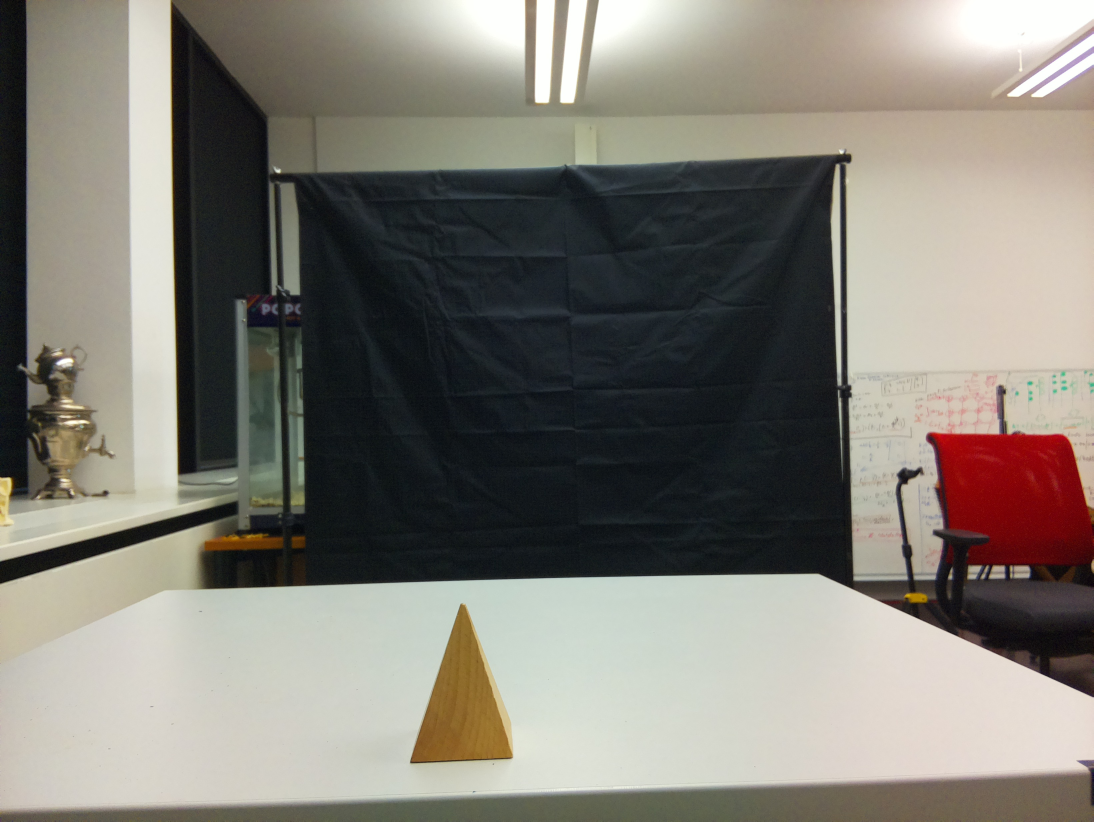
#> input picture test_photos/click_photos/1.jpg, 3280 x 2464 px, found by its file name (shown at 1/3 size); its folder holds 4 pictures in this run
$ python label_ground_truth.py
#> lines starting #> are read from the running program, lines starting #| are printed output that depends on the picture
import os
import csv
import cv2

TEST_PHOTOS_DIR = "test_photos/click_photos"
OUTPUT_CSV = "test_photos/ground_truth.csv"

# Sort numerically (1, 2, 3 ... 40) instead of alphabetically (1, 10, 11 ...)
files = sorted(
    [f for f in os.listdir(TEST_PHOTOS_DIR) if f.lower().endswith(".jpg")],
    key=lambda name: int(os.path.splitext(name)[0])
)

results = []

for filename in files:
    img_path = os.path.join(TEST_PHOTOS_DIR, filename)
    img = cv2.imread(img_path)
#> img is the input picture: shape (2464, 3280, 3); mean B, G, R 117.4, 125.6, 129.4

    if img is None:
        print(f"Could not read {filename}, skipping")
        continue

    display = cv2.resize(img, (960, 720))
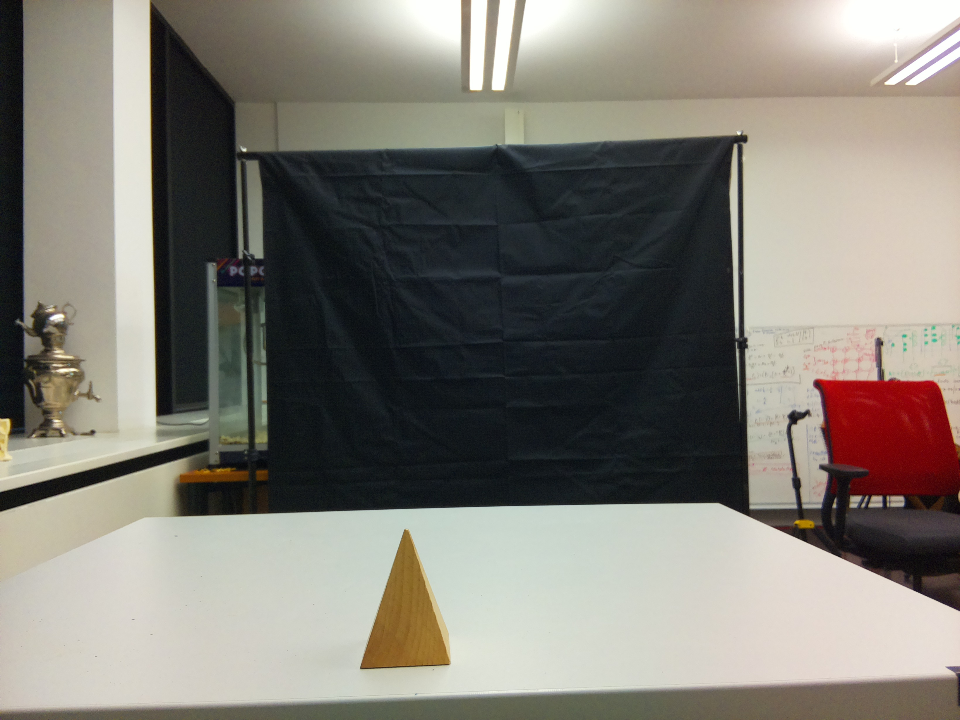
#> display: shape (720, 960, 3); mean B, G, R 117.3, 125.5, 129.3
    cv2.imshow(f"{filename} - press any key here, then answer in terminal", display)
    cv2.waitKey(1)

    print(f"\nPhoto: {filename}")
    count = input("  How many objects are in this photo? ")
#> the answer given: ../test_photos/click_photos/1.jpg
    condition = input("  Condition tag (clean/close/shadow/angle/occluded/other): ")

    results.append({"filename": filename, "true_count": count, "condition": condition})
    cv2.destroyAllWindows()
#> pass 2 of the loop `for filename in files:`:
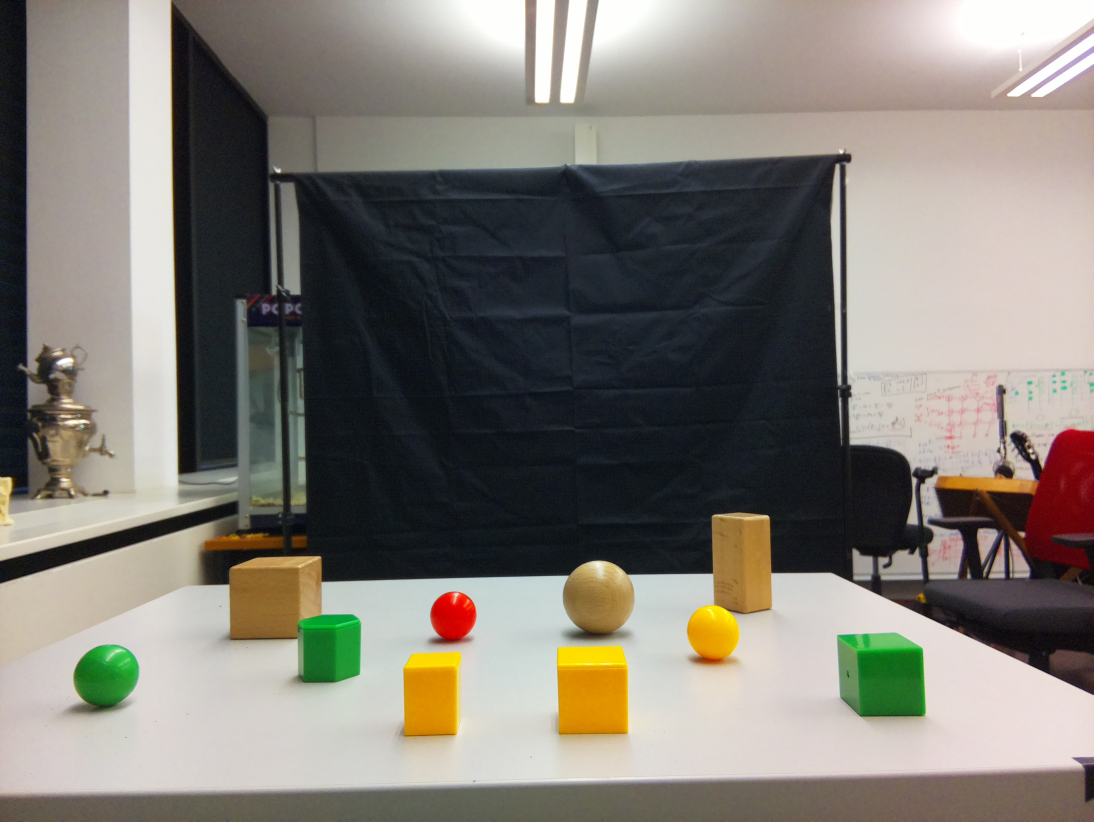
#> input picture test_photos/click_photos/10.jpg, 3280 x 2464 px, found by its file name (shown at 1/3 size)
#> img is the input picture: shape (2464, 3280, 3); mean B, G, R 116, 123.8, 128.2
#> `display = cv2.resize(img, (960, 720))`:
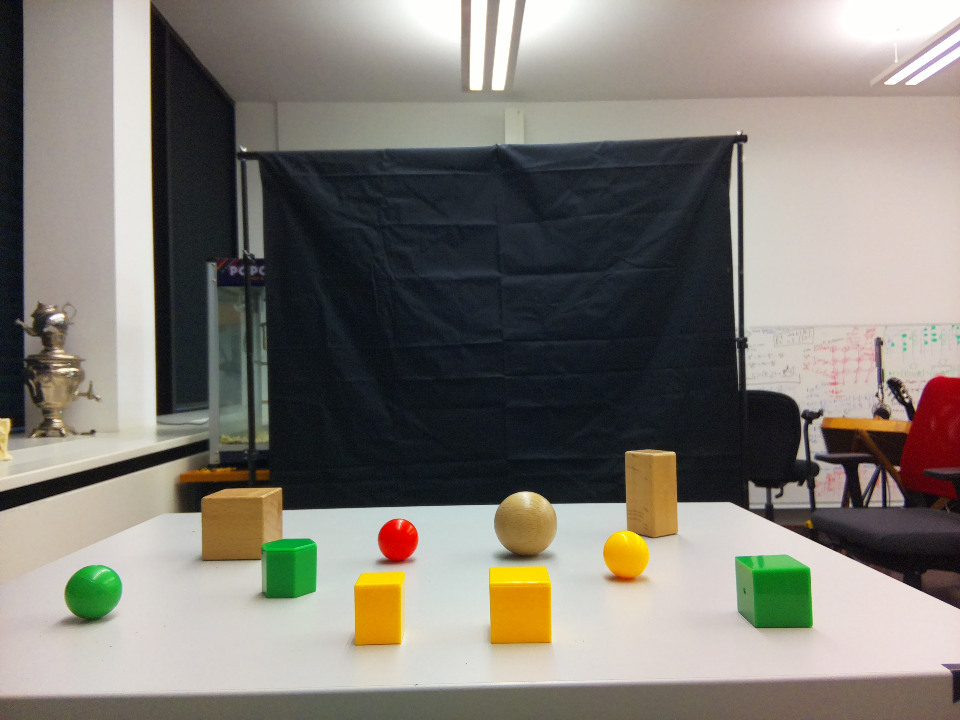
#> display: shape (720, 960, 3); mean B, G, R 115.9, 123.6, 128.1
#> the answer given: ../test_photos/click_photos/10.jpg
#> pass 3 of the loop `for filename in files:`:
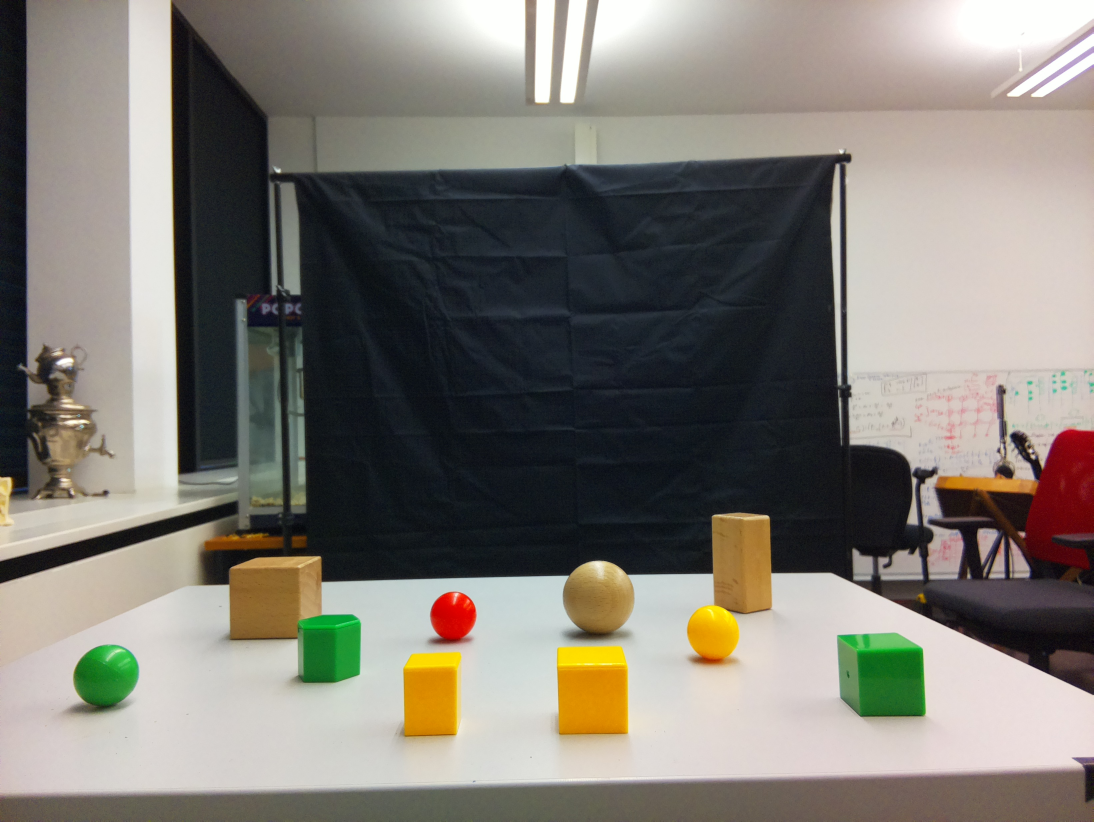
#> input picture test_photos/click_photos/11.jpg, 3280 x 2464 px, found by its file name (shown at 1/3 size)
#> img is the input picture: shape (2464, 3280, 3); mean B, G, R 115.9, 123.5, 127.7
#> `display = cv2.resize(img, (960, 720))`:
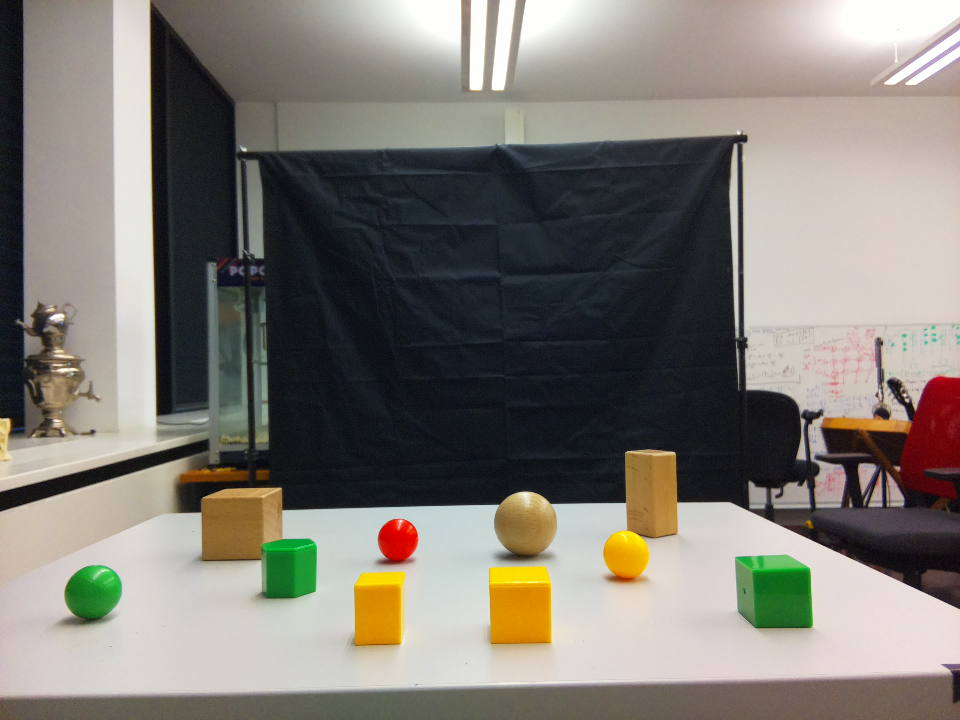
#> display: shape (720, 960, 3); mean B, G, R 115.8, 123.4, 127.6
#> the answer given: ../test_photos/click_photos/11.jpg
#> (the run stopped early here; a loop or call above may not have finished)
